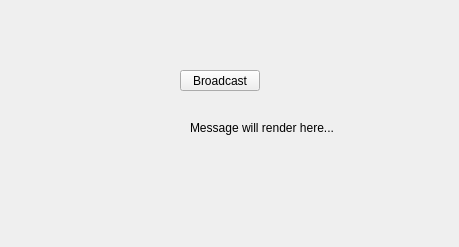
<?xml version="1.0" encoding="UTF-8"?>
<ui version="4.0">
 <class>RxSignal</class>
 <widget class="QWidget" name="RxSignal">
  <property name="geometry">
   <rect>
    <x>0</x>
    <y>0</y>
    <width>459</width>
    <height>247</height>
   </rect>
  </property>
  <property name="windowTitle">
   <string>RxSignal</string>
  </property>
  <widget class="QPushButton" name="pushButton">
   <property name="geometry">
    <rect>
     <x>180</x>
     <y>70</y>
     <width>80</width>
     <height>21</height>
    </rect>
   </property>
   <property name="text">
    <string>Broadcast</string>
   </property>
  </widget>
  <widget class="QLabel" name="label">
   <property name="geometry">
    <rect>
     <x>190</x>
     <y>120</y>
     <width>201</width>
     <height>16</height>
    </rect>
   </property>
   <property name="text">
    <string>Message will render here...</string>
   </property>
  </widget>
 </widget>
 <resources/>
 <connections/>
</ui>
